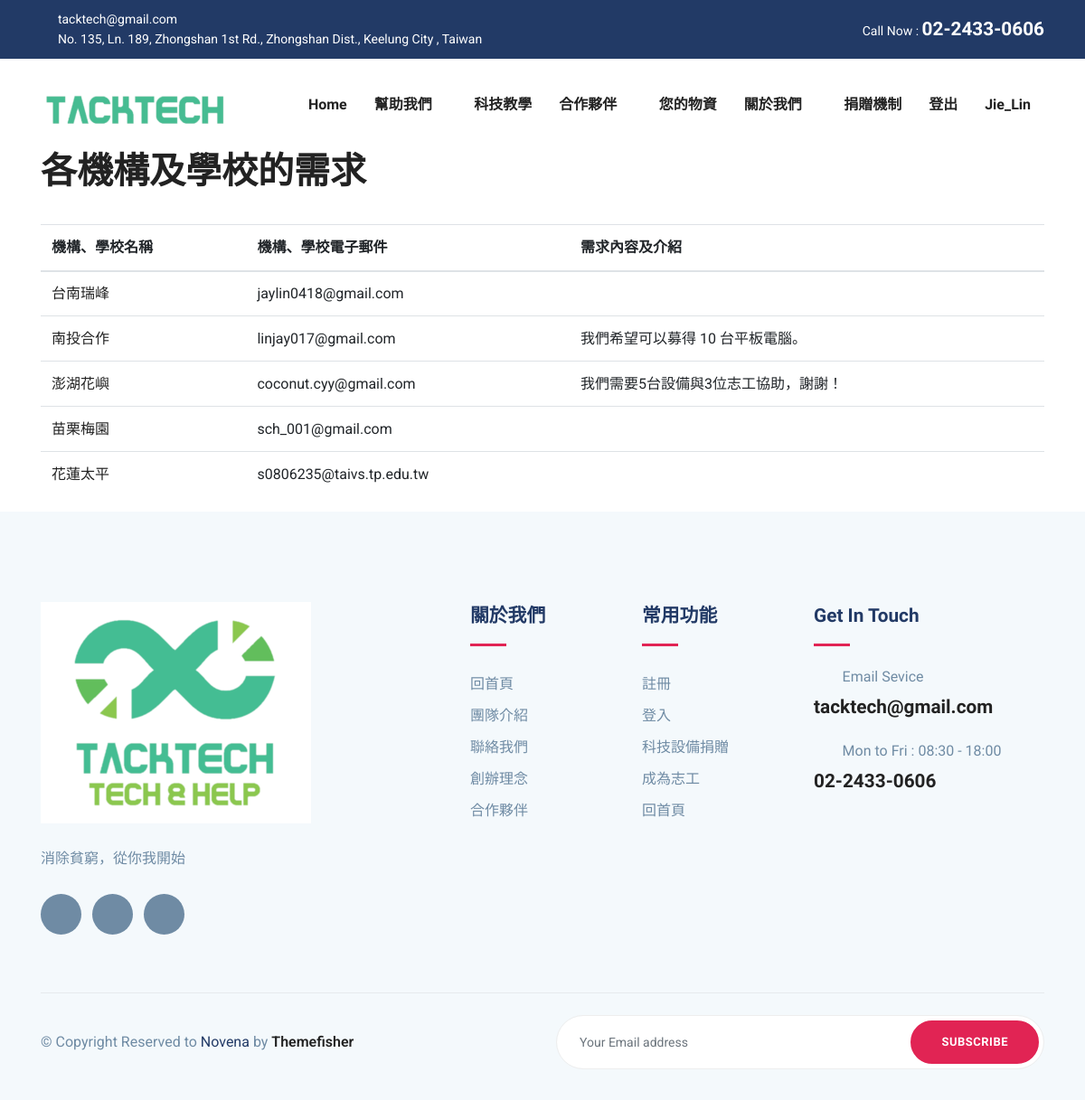
The app's page /requests (signed in) with its own data.
### myproject/models.py (models this page shows, shortened)
class User(db.Model, UserMixin):
    __tablename__ = 'user'
    id = db.Column(db.Integer, primary_key=True)
    username = db.Column(db.String(64), unique=True, index=True)
    user_id = db.Column(db.String(64),unique=True,index=True)
    password_hash = db.Column(db.String(128))
    role = db.Column(db.String(64))
    intro = db.Column(db.Text)

### app.py (the view)
@app.route('/requests')
def requests():
    infos = User.query.all()
    return render_template('request.html', infos=infos)

### myproject/models.py (called while the page is built)
@login_manager.user_loader
def load_user(user_id):
    return User.query.get(user_id)

### myproject/templates/request.html (shortened to what this page needs)
{% extends 'shared/layout.html' %}
{% block body %}
<div class="container">
  <table class="table table-striped table-hover">
    <h1>各機構及學校的需求</h1>
    <br>
    <thead>
        <tr>
            <th>機構、學校名稱</th>
            <th>機構、學校電子郵件</th>
            <th>需求內容及介紹</th>
        </tr>
    </thead>
    <tbody>
        {% for info in infos %}
        {% if info.role == 'G' %}
        <tr>
          <tr>
            <td><a href='/{{info.user_id}}'>{{info.user_id}}</a></td>
            <td>{{info.username}}</td>
            <td>{{info.intro}}</td>
          </tr>
        {% endif %}
        {% endfor %}
    </tbody>
  </table>
</div>
{% endblock %}

### myproject/templates/shared/layout.html (shortened to what this page needs)
<!DOCTYPE html>
<html lang="zxx">
<head>
	<link rel="stylesheet" href="{{ url_for('static', filename='plugins/bootstrap/css/bootstrap.min.css') }}">
	<link rel="stylesheet" href="{{ url_for('static', filename='plugins/icofont/icofont.min.css') }}">
	<link rel="stylesheet" href="{{ url_for('static', filename='plugins/slick-carousel/slick/slick.css') }}">
	<link rel="stylesheet" href="{{ url_for('static', filename='plugins/slick-carousel/slick/slick-theme.css') }}">
	<link rel="stylesheet" href="{{ url_for('static', filename='css/style.css') }}">
</head>
<body id="top">
	<header>
		<div class="header-top-bar">
			<div class="container">
				<div class="row align-items-center">
					<div class="col-lg-6">
						<ul class="top-bar-info list-inline-item pl-0 mb-0">
							<li class="list-inline-item"><a href="mailto:support@gmail.com"><i
										class="icofont-support-faq mr-2"></i>tacktech@gmail.com</a></li>
							<li class="list-inline-item"><i class="icofont-location-pin mr-2"></i>No. 135, Ln. 189, Zhongshan 1st Rd., Zhongshan Dist., Keelung City , Taiwan</li>
						</ul>
					</div>
					<div class="col-lg-6">
						<div class="text-lg-right top-right-bar mt-2 mt-lg-0">
							<span>Call Now : </span>
							<span class="h4" style="color:white;">02-2433-0606</span>
						</div>
					</div>
				</div>
			</div>
		</div>
		<nav class="navbar navbar-expand-lg navigation" id="navbar">
			<div class="container">
				<a class="navbar-brand" href="/">
					<img src="{{ url_for('static', filename='images/GM/1.png') }}" alt="" class="img-fluid">
				</a>
				<div class="collapse navbar-collapse" id="navbarmain">
					<ul class="navbar-nav ml-auto">
						<li class="nav-item active">
							<a class="nav-link" href="/">Home</a>
						</li>
						<li class="nav-item dropdown">
							<a class="nav-link dropdown-toggle" href="doctor.html" id="dropdown03"
								data-toggle="dropdown" aria-haspopup="true" aria-expanded="false">幫助我們 <i
									class="icofont-thin-down"></i></a>
						</li>
						<li class="nav-item"><a class="nav-link" href="/article">科技教學</a></li>
						<li class="nav-item dropdown">
							<a class="nav-link dropdown-toggle" href="blog-sidebar.html" id="dropdown05"
								data-toggle="dropdown" aria-haspopup="true" aria-expanded="false">合作夥伴 <i
									class="icofont-thin-down"></i></a>
						</li>
						{% if current_user.role == 'I' %}
						<li class="nav-item"><a class="nav-link" href="/products">您的物資</a></li>
						{% endif %}
						<li class="nav-item dropdown">
							<a class="nav-link dropdown-toggle" href="blog-sidebar.html" id="dropdown05"
								data-toggle="dropdown" aria-haspopup="true" aria-expanded="false">關於我們 <i
									class="icofont-thin-down"></i></a>
						</li>
						<li class="nav-item"><a class="nav-link" href="/intro">捐贈機制</a></li>
						{% if current_user.is_authenticated %}
						<li class="nav-item"><a class="nav-link" href="/logout">登出</a></li>
						{% endif %}
						{% if current_user.is_authenticated %}
						<li class="nav-item"><a class="nav-link" href="/{{current_user.user_id}}">{{current_user.user_id}}</a></li>
						{% else %}
						<li class="nav-item"><a class="nav-link" href="/home">未登入</a></li>
						{% endif %}
					</ul>
				</div>
			</div>
		</nav>
	</header>
	{% block body %}
	{% endblock %}
	<footer class="footer section gray-bg">
		<div class="container">
			<div class="row">
				<div class="col-lg-4 mr-auto col-sm-6">
					<div class="widget mb-5 mb-lg-0">
						<div class="logo mb-4">
							<img src="/static/images/bg/33.png" alt="" class="img-fluid" >
						</div>
						<p>消除貧窮，從你我開始</p>
						<ul class="list-inline footer-socials mt-4">
							<li class="list-inline-item"><a href="#"><i
										class="icofont-facebook"></i></a></li>
							<li class="list-inline-item"><a href="#"><i
										class="icofont-twitter"></i></a></li>
							<li class="list-inline-item"><a href="#"><i
										class="icofont-linkedin"></i></a></li>
						</ul>
					</div>
				</div>
				<div class="col-lg-2 col-md-6 col-sm-6">
					<div class="widget mb-5 mb-lg-0">
						<h4 class="text-capitalize mb-3">關於我們</h4>
						<div class="divider mb-4"></div>
						<ul class="list-unstyled footer-menu lh-35">
							<li><a href="/">回首頁 </a></li>
							<li><a href="/team_info">團隊介紹</a></li>
							<li><a href="/contact">聯絡我們</a></li>
							<li><a href="#">創辦理念</a></li>
							<li><a href="#">合作夥伴</a></li>
						</ul>
					</div>
				</div>
				<div class="col-lg-2 col-md-6 col-sm-6">
					<div class="widget mb-5 mb-lg-0">
						<h4 class="text-capitalize mb-3">常用功能</h4>
						<div class="divider mb-4"></div>
						<ul class="list-unstyled footer-menu lh-35">
							<li><a href="/register">註冊</a></li>
							<li><a href="/login">登入</a></li>
							<li><a href="/post_product">科技設備捐贈</a></li>
							<li><a href="/volunteer">成為志工</a></li>
							<li><a href="/">回首頁</a></li>
						</ul>
					</div>
				</div>
				<div class="col-lg-3 col-md-6 col-sm-6">
					<div class="widget widget-contact mb-5 mb-lg-0">
						<h4 class="text-capitalize mb-3">Get in Touch</h4>
						<div class="divider mb-4"></div>
						<div class="footer-contact-block mb-4">
							<div class="icon d-flex align-items-center">
								<i class="icofont-email mr-3"></i>
								<span class="h6 mb-0">Email Sevice</span>
							</div>
							<h4 class="mt-2"><a href="tel:+23-345-67890">tacktech@gmail.com</a></h4>
						</div>
						<div class="footer-contact-block">
							<div class="icon d-flex align-items-center">
								<i class="icofont-support mr-3"></i>
								<span class="h6 mb-0">Mon to Fri : 08:30 - 18:00</span>
							</div>
							<h4 class="mt-2"><a href="tel:+23-345-67890">02-2433-0606</a></h4>
						</div>
					</div>
				</div>
			</div>
			<div class="footer-btm py-4 mt-5">
				<div class="row align-items-center justify-content-between">
					<div class="col-lg-6">
						<div class="copyright">
							&copy; Copyright Reserved to <span class="text-color">Novena</span> by <a
								href="https://themefisher.com/" target="_blank">Themefisher</a>
						</div>
					</div>
					<div class="col-lg-6">
						<div class="subscribe-form text-lg-right mt-5 mt-lg-0">
							<form action="#" class="subscribe">
								<input type="text" class="form-control" placeholder="Your Email address">
								<a href="#" class="btn btn-main-2 btn-round-full">Subscribe</a>
							</form>
						</div>
					</div>
				</div>
			</div>
		</div>
	</footer>
</body>
</html>

### myproject/static/css/style.css (style rules this page uses)
html { overflow-x: hidden; }
body { line-height: 1.6; font-family: "Roboto", sans-serif; -webkit-font-smoothing: antialiased; font-size: 16px; color: #6F8BA4; font-weight: 400; }
h1, .h1, h2, .h2, h3, .h3, h4, .h4, h5, .h5, h6, .h6 { font-family: "Exo", sans-serif; font-weight: 700; color: #222; }
h1, .h1 { font-size: 2.5rem; }
h4, .h4 { font-size: 1.3rem; line-height: 30px; }
h6, .h6 { font-size: 1rem; }
p { line-height: 30px; }
input[type="email"], input[type="password"], input[type="text"], input[type="tel"] { box-shadow: none; height: 45px; outline: none; font-size: 14px; }
.form-control { box-shadow: none; border-radius: 0; }
.btn { display: inline-block; font-size: 14px; font-size: 0.8125rem; font-weight: 700; letter-spacing: .5px; padding: .75rem 2rem; font-family: "Exo", sans-serif; text-transform: uppercase; border-radius: 5px; border: 2px solid transparent; transition: all .35s ease; }
.btn-main-2 { background: #e12454; color: #fff; border-color: #e12454; }
.btn-round-full { border-radius: 50px; }
.section { padding: 100px 0; }
a { color: #222; text-decoration: none; transition: all .35s ease; }
.gray-bg { background: #f4f9fc; }
#navbarmain { padding: 20px 0px; }
#navbarmain .nav-link { font-weight: 600; padding: 10px 15px; color: #222; font-family: "Exo", sans-serif; text-transform: capitalize; font-size: 16px; transition: all .25s ease; }
.dropdown-toggle::after { display: none; }
.navbar-brand { margin-top: 10px; }
.header-top-bar { background: #223a66; font-size: 14px; padding: 10px 0px; box-shadow: 0 1px 2px rgba(0, 0, 0, 0.05); color: #fff; }
.top-bar-info li a { color: #fff; margin-right: 20px; }
.text-color { color: #223a66; }
.divider { width: 40px; height: 5px; background: #e12454; }
.lh-35 { line-height: 35px; }
.footer { padding-bottom: 10px; }
.footer .copyright a { font-weight: 600; }
.logo { font-weight: 600; letter-spacing: 1px; }
.widget .divider { height: 3px; }
.widget h4 { color: #223a66; }
.widget .footer-menu a { color: #6F8BA4; }
.footer-contact-block span { font-weight: 400; color: #6F8BA4; }
.footer-contact-block i { font-size: 20px; }
.footer-btm { border-top: 1px solid rgba(0, 0, 0, 0.06); }
.footer-socials li a { width: 45px; height: 45px; background: #6F8BA4; color: #fff; display: inline-block; text-align: center; border-radius: 100%; padding-top: 12px; }
.subscribe { position: relative; }
.subscribe .form-control { border-radius: 50px; height: 60px; padding-left: 25px; border-color: #eee; }
.subscribe .btn { position: absolute; right: 6px; top: 6px; }

### records on screen
User: user_id "Jie_Lin"
User: user_id "台南瑞峰", username "jaylin0418@gmail.com"
User: user_id "南投合作", username "linjay017@gmail.com", intro "我們希望可以募得 10 台平板電腦。"
User: user_id "澎湖花嶼", username "coconut.cyy@gmail.com", intro "我們需要5台設備與3位志工協助，謝謝！"
User: user_id "苗栗梅園", username "sch_001@gmail.com"
User: user_id "花蓮太平", username "s0806235@taivs.tp.edu.tw"
